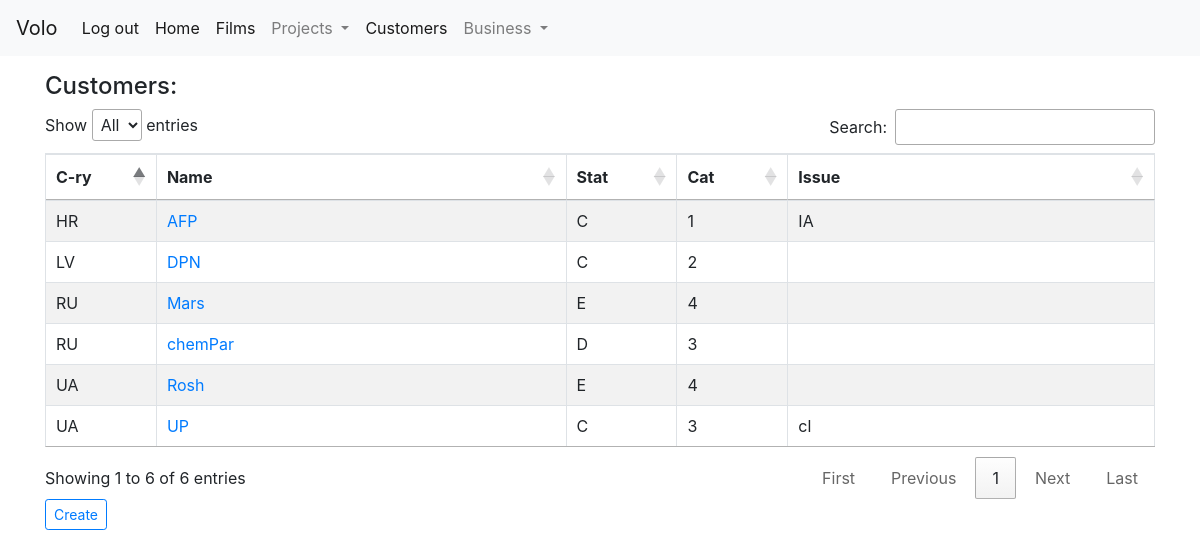
The page /customer/ (signed in) on the database its author committed.
### customer/models.py (models this page shows, shortened)
class Customer(models.Model):
    name = models.CharField(max_length=20)
    STATUS = (
        ('C', 'Converter'),
        ('E', 'Enduser'),
        ('D', 'Distributor'),
        ('A', 'Agent')
        )
    status = models.CharField(max_length=1,choices=STATUS,default='C')
    country = models.CharField(max_length=2,default='HR')
    CATEGORY = (
        (1, 1),
        (2, 2),
        (3, 3),
        (4, 4)
        )
    category = models.PositiveSmallIntegerField(choices=CATEGORY,default=2)
    issue = models.CharField(max_length=50, blank=True)
    class Meta:
        db_table = 'customer'
        ordering = ('country','name','status','category','issue')

### customer/views.py (the view)
# urls.py: path('', CustomerList.as_view(), name='customer-list'),
class CustomerList(LoginRequiredMixin, ListView):
    model = Customer

### customer/templates/customer/customer_list.html
{% extends "base.html" %}
{% block content %}
<h4>Customers:</h4>
  <table id="mydatatable" class="table table-striped table-bordered mydatatable" style="width:100%">
    <thead>
      <tr>
        <th style="width: 10%">C-ry</th>
        <th scope="col">Name</th>
        <th style="width: 10%">Stat</th>
        <th style="width: 10%">Cat</th>
        <th scope="col">Issue</th>
      </tr>
    </thead>
    <tbody>
{% for cust in object_list %}
      <tr>
        <td>{{ cust.country }}</td>
        <td><a href="{% url 'customer:customer-detail' cust.id %}">{{ cust.name }}</td>
        <td>{{ cust.status }}</td>
        <td>{{ cust.category }}</td>
        <td>{{ cust.issue }}</td>
      </tr>
{% endfor %}
    </tbody>
   </table>
<a class="btn btn-outline-primary btn-sm" href="{% url 'customer:customer-create' %}">Create</a>
{% endblock %}

### rows shown on the page
Customer: country "HR", name "AFP", status "C", category "1", issue "IA"
Customer: country "LV", name "DPN", status "C", category "2"
Customer: country "RU", name "Mars", status "E", category "4"
Customer: country "RU", name "chemPar", status "D", category "3"
Customer: country "UA", name "Rosh", status "E", category "4"
Customer: country "UA", name "UP", status "C", category "3", issue "cl"
